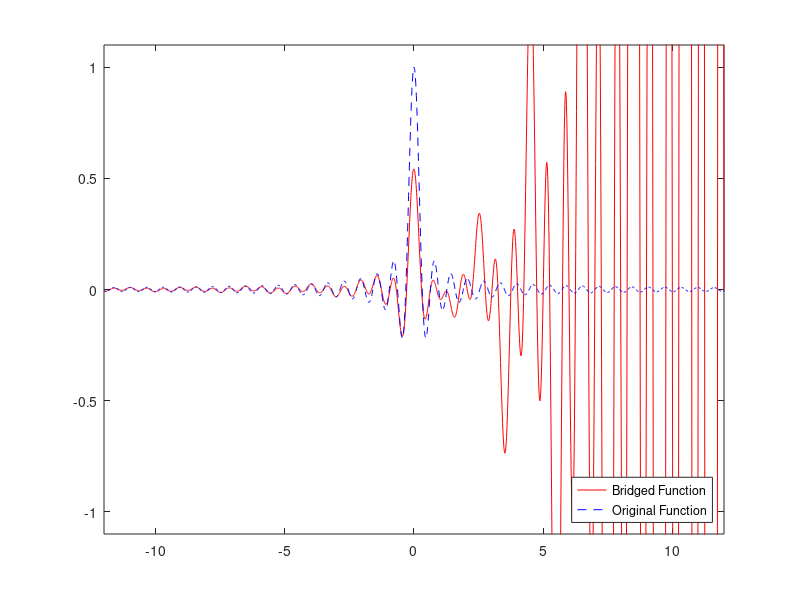

The MATLAB source for this figure:


% Basic Variable Declarations

t = [-12:.01:12]; % plot mesh
p = .5; % sampling rate
N = 10000; % approximation cutoff
L = 100; % erasure set size
W = 100; % bridge set size

% La = [1:1:L]+N+1; % erasure set
% Om = [-(L/2-1):0,L+1:3/2*L]+N+1; % bridge set

% La = [0:1:1];
% La = [La,La+4,La+8,La+12,La+16,La+20,La+24,La+28,La+32,La+36,La+40,La+44,La+48,La+52,La+56,La+60,La+64,La+68,La+72,La+76]+N+1;
% Om = [2:1:3];
% Om = [Om,Om+4,Om+8,Om+12,Om+16,Om+20,Om+24,Om+28,Om+32,Om+36,Om+40,Om+44,Om+48,Om+52,Om+56,Om+60,Om+64,Om+68,Om+72,Om+76]+N+1;

% La = [1:5:5*L]+N+1;
% Om = [0:5:5*L-1,2:5:5*L+1]+N+1;

La = [1:2:2*L-1]+N+1;
Om = [2:2:2*L]+N+1;

% Om = [1:1:L]+N+1; % erasure set
% La = [-(L/2-1):0,L+1:3/2*L]+N+1; % bridge set

% Computing the sampling coefficients

FC = zeros(1,2*N+1); % sampling coefficients
for(n = -N:1:N)
  FC(n+N+1) = sinc(pi * n * p); % sampling coefficients of sinc(pi*x)
end
FC1 = FC; % actual sampling coefficients
FC(La) = zeros(size(La)); % sampling coefficients with erasures
FC2 = FC;

% Computing the N-term approximation of f_R

f_Rapprox = zeros(size(t)); % N-term approximation of f_R
for(n = -N:1:N)
  f_Rapprox = f_Rapprox + FC(n+N+1) * p * sinc(pi * (t-n*p));
end

% Computing the actual f_R

f_R = sinc(pi*t); % actual f_R
for(n = La)
  f_R = f_R - FC1(n) * p * sinc(pi * (t-(n-N-1)*p));
end

% Computing the Bridge Matrix

B = zeros(L,W); % bridge matrix
for(j = 1:1:L)
  for(k = 1:1:W)
    B(j,k) = sinc(pi*p*(Om(k)-La(j)));
  end
end

% condy = cond(B)

% Computing the Right hand side of the bridge equation

RHS = zeros(L,L); % right hand side
for(j = 1:1:L)
  for(k = 1:1:L)
    RHS(j,k) = sinc(pi*p*(La(k)-La(j)));
  end
end

% Solving for C

C = B \ RHS; % coefficient matrix

norm(C)

% Reconstructing the sampling coefficients

CfROapprox = zeros(size(Om)); % sampling coefficients of f_R over the bridge set.
for(n=-N:1:N)
  CfROapprox = CfROapprox + p*FC(n+N+1)*sinc(pi*(p*(Om-N-1)-p*n));
end

CfRLapprox = zeros(size(La)); % sampling coefficients of f_R over the erasure set.
for(n=-N:1:N)
  CfRLapprox = CfRLapprox + p*FC(n+N+1)*sinc(pi*(p*(La-N-1)-p*n));
end

CfRO = sinc(pi*p*(Om-N-1));
for(n=La)
  CfRO = CfRO - p*FC1(n)*sinc(pi*(p*(Om-N-1)-p*(n-N-1)));
end

CfRL = sinc(pi*p*(La-N-1));
for(n=La)
  CfRL = CfRL - p*FC1(n)*sinc(pi*(p*(La-N-1)-p*(n-N-1)));
end

FC(La) = (C' * (FC(Om)' - CfROapprox') + CfRLapprox')'; % implementation of the reconstruction algorithm.

FC2(La) = (C' * (FC2(Om)' - CfRO') + CfRL')';

N_term_approx_error = max(abs(FC1-FC)) % accuracy check
error = max(abs(FC1-FC2))

f_Bapprox = zeros(size(t)); % N term approximation of reconstructed function
for(n = -N:1:N)
  f_Bapprox = f_Bapprox + p* FC(n+N+1)*sinc(pi*(t-n*p));
end

f_B = f_R; % the reconstructed function
for(n = La-N-1)
  f_B = f_B + p* FC2(n+N+1)*sinc(pi*(t-n*p));
end

f_E = sinc(pi*t)-f_R;
f_E_no_approx = f_B - f_R;
f_E_approx = f_Bapprox - f_Rapprox;

% plot(t,f_E,'k');
% hold on;
% plot(t,f_E_no_approx,'g');
% plot(t,f_E_approx,'r');
% hold off;

figure;
plot(t,f_Bapprox,'r');
hold on;
xlim([-12,12]);
ylim([-1.1,1.1]);
%plot(t,f_Rapprox,'r');
%plot(t,f_R,'g')
plot(t,sinc(pi*t),'--b');
% plot(t,f_B,'g');
legend('Bridged Function','Original Function','Location','southeast')
hold off;